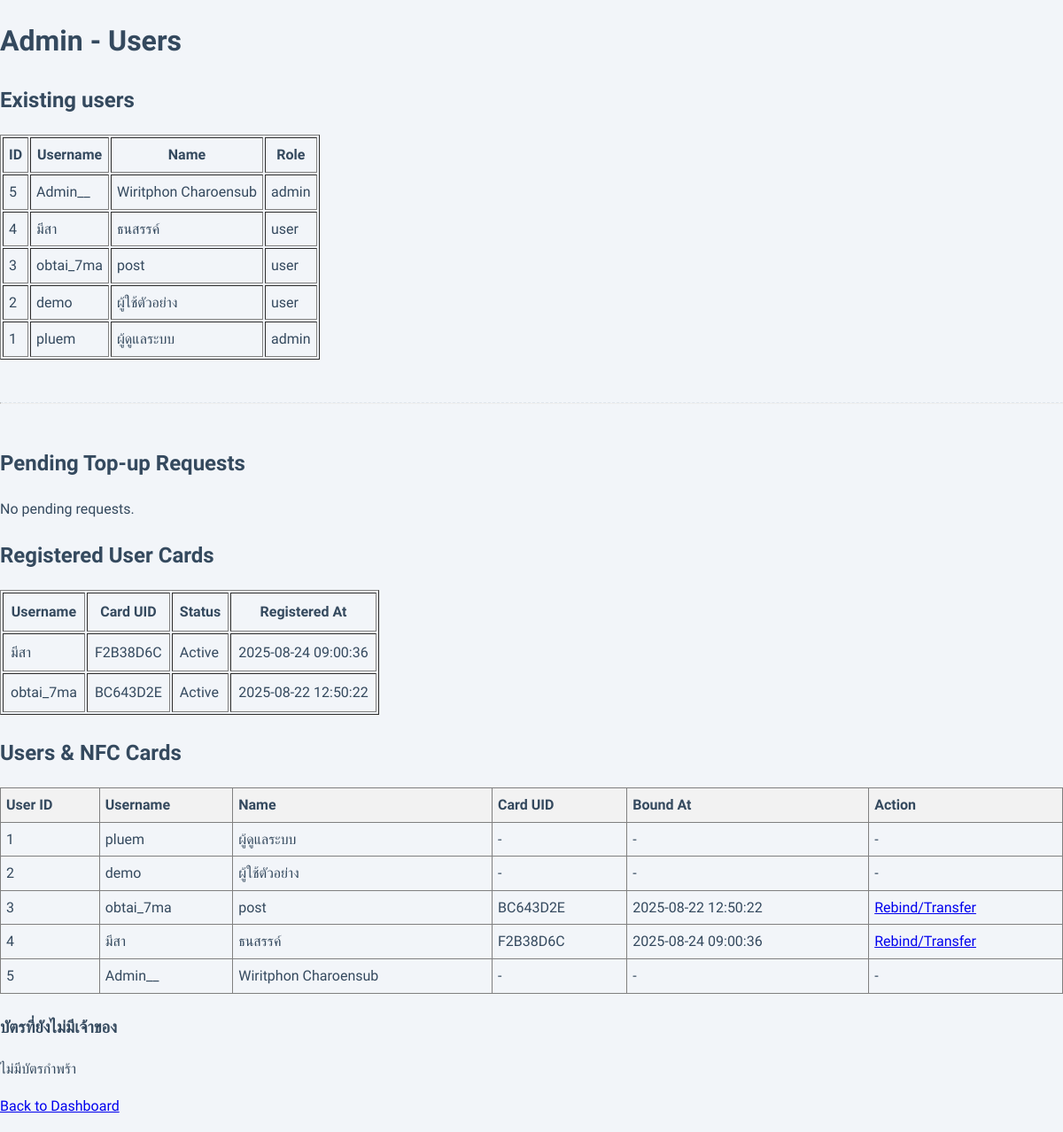
Page /admin_users.php on the earlier database version.
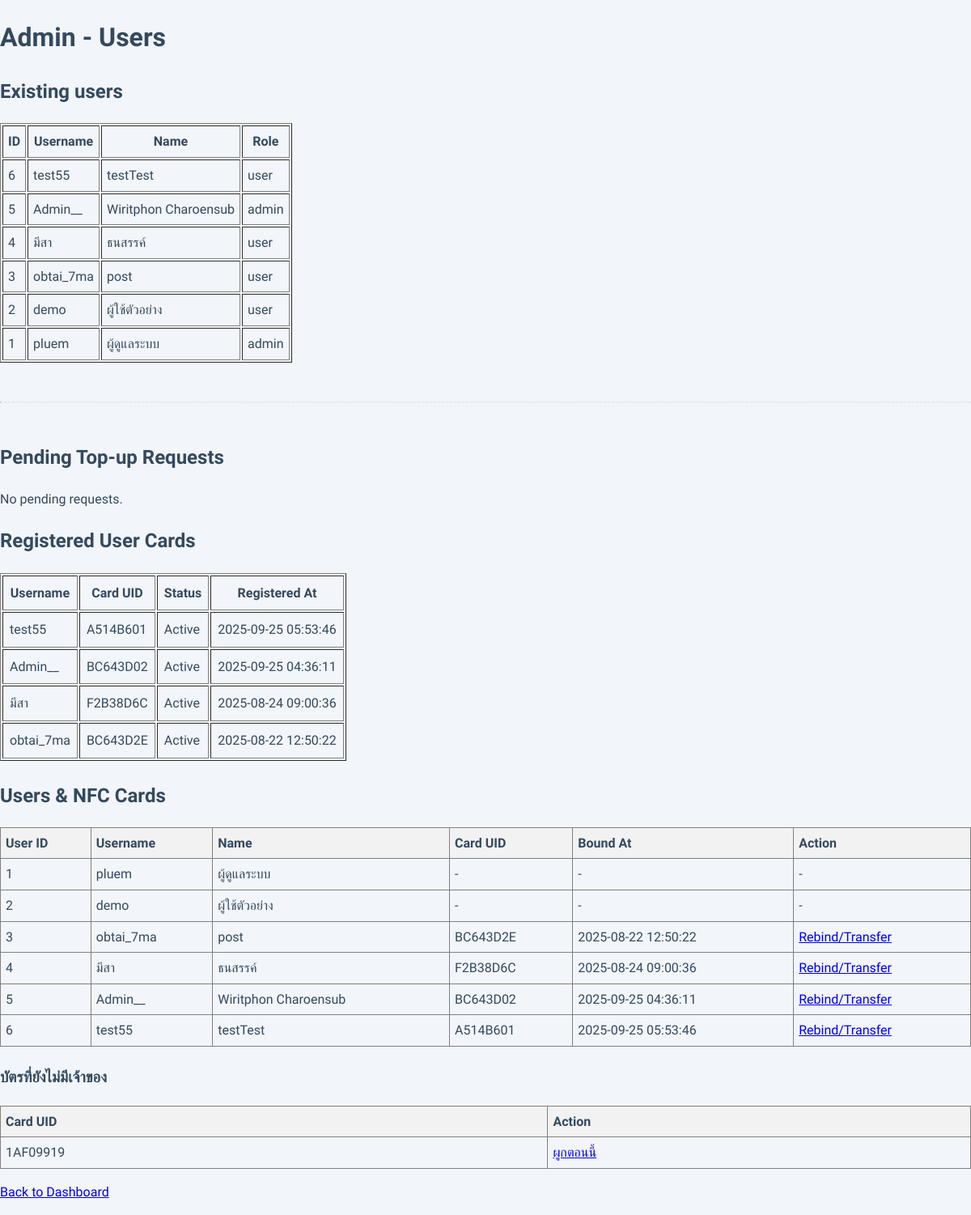
Same page on the later database version.
### tables this page shows
CREATE TABLE `users` (
  `id` int(11) NOT NULL,
  `username` varchar(50) NOT NULL,
  `password` varchar(255) NOT NULL,
  `name` varchar(100) NOT NULL,
  `phone` varchar(20) DEFAULT NULL,
  `email` varchar(100) NOT NULL,
  `role` enum('admin','user') NOT NULL DEFAULT 'user',
  `created_at` timestamp NOT NULL DEFAULT current_timestamp()
);

CREATE TABLE `nfc_cards` (
  `id` int(11) NOT NULL,
  `user_id` int(11) DEFAULT NULL,
  `card_uid` varchar(64) NOT NULL,
  `nickname` varchar(50) DEFAULT NULL,
  `is_active` tinyint(1) NOT NULL DEFAULT 1,
  `version` int(11) NOT NULL DEFAULT 1,
  `created_at` timestamp NOT NULL DEFAULT current_timestamp(),
  `bound_at` timestamp NULL DEFAULT NULL
);

CREATE TABLE `cards` (
  `uid` varchar(32) NOT NULL,
  `balance` int(11) NOT NULL DEFAULT 0
);

### admin_users.php (the view, shortened to what this page needs)
<?php
require_once __DIR__ . '/db_config.php';
function h($s){ return htmlspecialchars((string)$s, ENT_QUOTES, 'UTF-8'); }
try {
  $uStmt = $conn->query('SELECT id, username, role, name FROM users ORDER BY id DESC LIMIT 200');
  $users = $uStmt->fetchAll(PDO::FETCH_ASSOC);
} catch (Throwable $e) { $users = []; }
$pendingRows = [];
try {
  $st = $conn->prepare("SELECT id, uid, amount, status, created_at FROM requests WHERE status='pending' ORDER BY created_at DESC LIMIT 200");
  $st->execute();
  $pendingRows = $st->fetchAll(PDO::FETCH_ASSOC);
} catch (Throwable $e) { $pendingRows = []; }
try {
  $UCstmt = $conn->query("
    SELECT u.username, c.card_uid, c.is_active, c.created_at
    FROM nfc_cards c
    JOIN users u ON c.user_id = u.id
    ORDER BY c.created_at DESC
  ");
  $registeredCards = $UCstmt->fetchAll(PDO::FETCH_ASSOC);
} catch (Throwable $e) { $registeredCards = []; }
try {
  $stmtUC = $conn->query("
    SELECT u.id AS user_id, u.username, u.name AS fullname,
           c.card_uid, c.created_at AS bound_at
    FROM users u
    LEFT JOIN nfc_cards c ON c.user_id = u.id
    ORDER BY u.id ASC
  ");
  $usersWithCards = $stmtUC->fetchAll(PDO::FETCH_ASSOC);
} catch (Throwable $e) { $usersWithCards = []; }
try {
  $orphanCards = $conn->query("
    SELECT c.uid AS card_uid
    FROM cards c
    LEFT JOIN nfc_cards n ON n.card_uid = c.uid
    WHERE n.card_uid IS NULL
    ORDER BY c.uid ASC
  ")->fetchAll(PDO::FETCH_ASSOC);
} catch (Throwable $e) { $orphanCards = []; }
?>
<!doctype html>
<html>
<head>
<link rel="stylesheet" href="/style.css">
</head>
<body>
<h1>Admin - Users</h1>
<section>
  <h2>Existing users</h2>
  <?php if (empty($users)): ?>
    <p>No users.</p>
  <?php else: ?>
    <table border="1" cellpadding="6">
      <thead><tr><th>ID</th><th>Username</th><th>Name</th><th>Role</th></tr></thead>
      <tbody>
        <?php foreach ($users as $u): ?>
          <tr>
            <td><?= h($u['id']) ?></td>
            <td><?= h($u['username']) ?></td>
            <td><?= h($u['name']) ?></td>
            <td><?= h($u['role']) ?></td>
          </tr>
        <?php endforeach; ?>
      </tbody>
    </table>
  <?php endif; ?>
</section>
<hr>
<section>
  <h2>Pending Top-up Requests</h2>
  <?php if (empty($pendingRows)): ?>
    <p>No pending requests.</p>
  <?php endif; ?>
</section>
<section>
  <h1>Registered User Cards</h1>
  <?php if (empty($registeredCards)): ?>
    <p>No registered cards.</p>
  <?php else: ?>
    <table border="1" cellpadding="8">
      <tr>
        <th>Username</th>
        <th>Card UID</th>
        <th>Status</th>
        <th>Registered At</th>
      </tr>
      <?php foreach ($registeredCards as $c): ?>
        <tr>
          <td><?= h($c['username']) ?></td>
          <td><?= h($c['card_uid']) ?></td>
          <td><?= ($c['is_active'] ? 'Active' : 'Inactive') ?></td>
          <td><?= h($c['created_at']) ?></td>
        </tr>
      <?php endforeach; ?>
    </table>
  <?php endif; ?>
</section>
<section style="margin-top:24px">
  <h2>Users &amp; NFC Cards</h2>
  <?php if (!empty($usersWithCards)): ?>
    <table border="1" cellpadding="6" cellspacing="0" style="border-collapse:collapse; width:100%">
      <thead style="background:#f2f2f2">
        <tr>
          <th style="text-align:left">User ID</th>
          <th style="text-align:left">Username</th>
          <th style="text-align:left">Name</th>
          <th style="text-align:left">Card UID</th>
          <th style="text-align:left">Bound At</th>
          <th style="text-align:left">Action</th>
        </tr>
      </thead>
      <tbody>
        <?php foreach ($usersWithCards as $r): ?>
          <tr>
            <td><?= h($r['user_id']) ?></td>
            <td><?= h($r['username']) ?></td>
            <td><?= h($r['fullname'] ?? '') ?></td>
            <td><?= h($r['card_uid'] ?? '-') ?></td>
            <td><?= h($r['bound_at'] ?? '-') ?></td>
            <td>
              <?php if (!empty($r['card_uid'])): ?>
                <a href="api/bind_card.php?card_uid=<?= urlencode($r['card_uid']) ?>">Rebind/Transfer</a>
              <?php else: ?>-<?php endif; ?>
            </td>
          </tr>
        <?php endforeach; ?>
      </tbody>
    </table>
  <?php else: ?>
    <p>ไม่มีข้อมูลผู้ใช้</p>
  <?php endif; ?>
</section>
<section style="margin-top:24px">
  <h3>บัตรที่ยังไม่มีเจ้าของ</h3>
  <?php if (!empty($orphanCards)): ?>
    <table border="1" cellpadding="6" cellspacing="0" style="border-collapse:collapse; width:100%">
      <thead style="background:#f2f2f2">
        <tr>
          <th style="text-align:left">Card UID</th>
          <th style="text-align:left">Action</th>
        </tr>
      </thead>
      <tbody>
        <?php foreach ($orphanCards as $o): ?>
          <tr>
            <td><?= h($o['card_uid']) ?></td>
            <td><a href="api/bind_card.php?card_uid=<?= urlencode($o['card_uid']) ?>">ผูกตอนนี้</a></td>
          </tr>
        <?php endforeach; ?>
      </tbody>
    </table>
  <?php else: ?>
    <p>ไม่มีบัตรกำพร้า</p>
  <?php endif; ?>
</section>
<p><a href="/index.php">Back to Dashboard</a></p>
</body>
</html>

### style.css (style rules this page uses)
:root { --sidebar-width: 250px; --topbar-height: 60px; --bg-color: #f2f5f9; --card-bg-color: #ffffff; --border-color: #e0e6ed; --shadow-light: 0 4px 12px rgba(0, 0, 0, 0.05); --card-purple: #8e44ad; --card-green: #27ae60; --card-blue: #3498db; --card-yellow: #f1c40f; --text-color-dark: #34495e; --text-color-light: #7f8c8d; --primary-color-btn: #3498db; --success-color-btn: #2ecc71; --warning-color-btn: #f39c12; --danger-color-btn: #e74c3c; font-family: 'Sarabun', sans-serif; }
html, body { height: 100%; margin: 0; padding: 0; overflow-x: hidden; }
body { background-color: var(--bg-color); color: var(--text-color-dark); line-height: 1.6; }
p, .text, .card, .table, th, td { word-wrap: break-word; word-break: break-word; }
hr { border-top: 1px dashed var(--border-color); margin: 3rem 0; }

Differences in the rows shown:
no longer on one of the page's lists (row unchanged): users: id "5", username "Admin__", name "Wiritphon Charoensub"
added users: id "6", username "test55", name "testTest", role "user", shown under "Existing users"
added nfc_cards: user.username "test55", card_uid "A514B601", is_active "Active", created_at "2025-09-25 05:53:46", user "6", user.name "testTest"
added nfc_cards: user.username "Admin__", card_uid "BC643D02", is_active "Active", created_at "2025-09-25 04:36:11", user "5", user.name "Wiritphon Charoensub"
added cards: uid "1AF09919"
Other differences:
text no longer shown: "ไม่มีบัตรกำพร้า"
text now shown: "Card UID Action"
